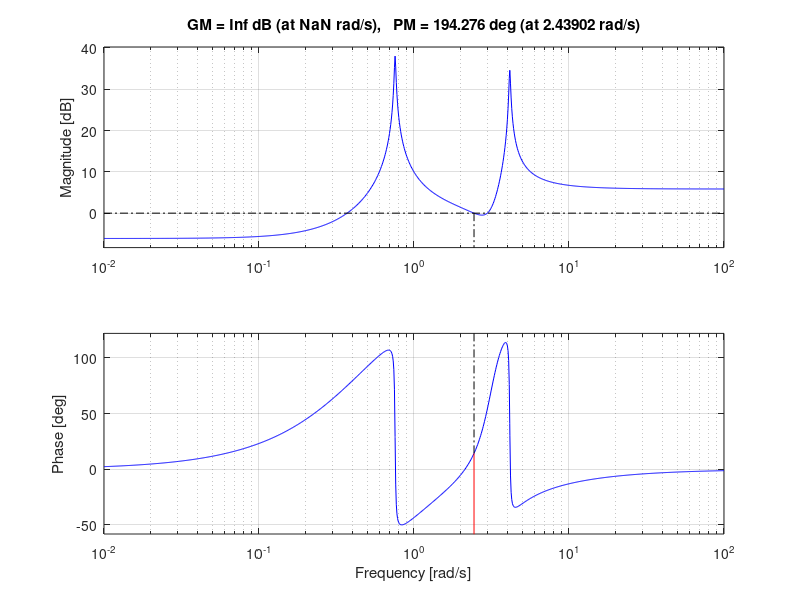

Source code (MATLAB):
clear all
clc
close all

K=112;
s = tf('s');
%G0=zpk([],[0,-3,-5],K)%G2=zpk([-3,-5],[2,4],K)

G1=((1.96*(s^2+s+0.25)*(s^2+1.26*s+9.87)/((s^2+0.015*s+0.57)*(s^2+0.083*s+17.2))))

%figure,nyquist(G1)

%sys=tf(G)
figure,bode(G1)
margin(G1);
%grid
